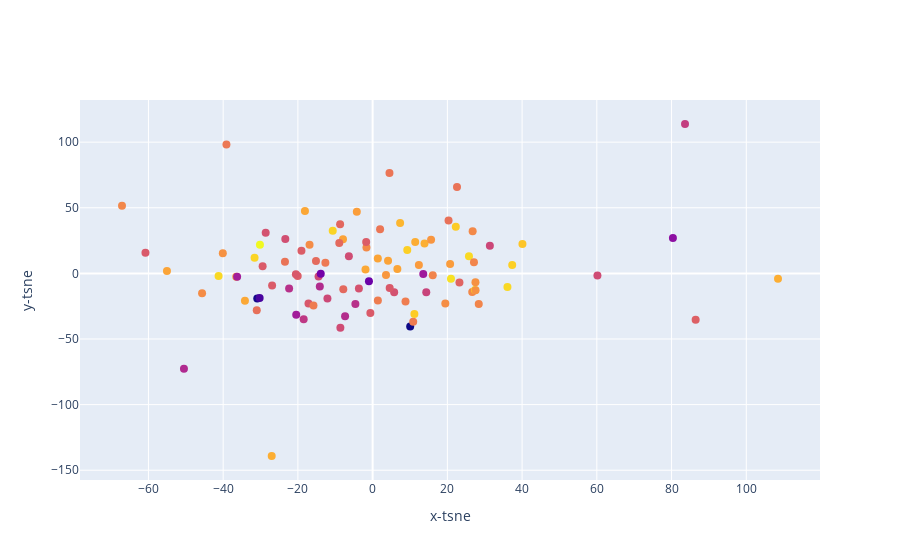

The code cell stored with this chart in its notebook:
### Code cell
plot_pca_scaler("loudness",df)

### Figure 1 — Plotly figure (JSON) as saved in the notebook; plotly's stock layout.template omitted (floating-point values rounded to 4 significant figures)
{"data": [{"marker": {"color": [-3.183, -4.328, -4.757, -6.769, -4.284, -6.842, -6.596, -5.043, -4.961, -8.374, -6.366, -6.428, -5.024, -4.432, -8.795, -4.215, -3.862, -4.868, -4.068, -4.305, -4.915, -4.749, -7.398, -4.035, -6.327, -6.864, -3.374, -7.786, -5.599, -4.581, -5.94, -7.028, -3.094, -3.299, -6.258, -7.733, -11.38, -6.594, -5.595, -5.827, -6.312, -4.068, -3.105, -4.209, -4.502, -6.745, -11.46, -2.921, -5.313, -4.323, -2.396, -9.433, -5.309, -5.002, -5.886, -3.297, -4.661, -6.923, -10.4, -4.282, -6.763, -5.535, -6.054, -5.363, -5.445, -6.166, -9.601, -6.678, -3.181, -5.698, -4.63, -3.37, -6.351, -7.607, -6.288, -3.093, -8.279, -3.515, -6.378, -5.126, -4.2, -3.073, -4.518, -5.883, -5.429, -7.621, -6.237, -5.092, -6.406, -5.098, -7.844, -4.093, -5.516, -5.35, -8.228, -4.761, -5.651, -7.226, -4.902, -6.593], "size": 8}, "mode": "markers", "text": ["Ed Sheeran - Shape of You", "Luis Fonsi - Despacito - Remix", "Luis Fonsi - Despacito (Featuring Daddy Yankee)", "The Chainsmokers - Something Just Like This", "DJ Khaled - I'm the One", "Kendrick Lamar - HUMBLE.", "Kygo - It Ain't Me (with Selena Gomez)", "French Montana - Unforgettable", "Bruno Mars - That's What I Like", "ZAYN - I Don’t Wanna Live Forever (Fifty Shades Darker) - From \"Fifty Shades Darker (Original Motion Picture Soundtrack)\"", "Lil Uzi Vert - XO TOUR Llif3", "The Chainsmokers - Paris", "Zedd - Stay (with Alessia Cara)", "Charlie Puth - Attention", "Future - Mask Off", "Post Malone - Congratulations", "Jason Derulo - Swalla (feat. Nicki Minaj & Ty Dolla $ign)", "Ed Sheeran - Castle on the Hill", "Clean Bandit - Rockabye (feat. Sean Paul & Anne-Marie)", "Imagine Dragons - Believer", "J Balvin - Mi Gente", "Imagine Dragons - Thunder", "James Arthur - Say You Won't Let Go", "Shawn Mendes - There's Nothing Holdin' Me Back", "Danny Ocean - Me Rehúso", "Julia Michaels - Issues", "Ed Sheeran - Galway Girl", "Martin Garrix - Scared to Be Lonely", "The Chainsmokers - Closer", "Clean Bandit - Symphony (feat. Zara Larsson)", "The Weeknd - I Feel It Coming", "The Weeknd - Starboy", "DJ Khaled - Wild Thoughts", "Calvin Harris - Slide", "Dua Lipa - New Rules", "Logic - 1-800-273-8255", "Drake - Passionfruit", "Post Malone - rockstar", "Liam Payne - Strip That Down", "David Guetta - 2U (feat. Justin Bieber)", "Ed Sheeran - Perfect", "Starley - Call On Me - Ryan Riback Extended Remix", "Calvin Harris - Feels", "Jonas Blue - Mama", "Maluma - Felices los 4", "KYLE - iSpy (feat. Lil Yachty)", "Khalid - Location", "Shakira - Chantaje", "Migos - Bad and Boujee (feat. Lil Uzi Vert)", "Camila Cabello - Havana", "Martin Jensen - Solo Dance", "Drake - Fake Love", "DJ Snake - Let Me Love You", "Axwell /\\ Ingrosso - More Than You Know", "Drake - One Dance", "Enrique Iglesias - SUBEME LA RADIO", "Maggie Lindemann - Pretty Girl - Cheat Codes X CADE Remix", "Demi Lovato - Sorry Not Sorry", "Childish Gambino - Redbone", "Bruno Mars - 24K Magic", "Kendrick Lamar - DNA.", "Nicky Jam - El Amante", "Jax Jones - You Don't Know Me - Radio Edit", "Katy Perry - Chained To The Rhythm", "Cheat Codes - No Promises (feat. Demi Lovato)", "Maroon 5 - Don't Wanna Know (feat. Kendrick Lamar)", "Alessia Cara - How Far I'll Go - From \"Moana\"", "Niall Horan - Slow Hands", "Wisin - Escápate Conmigo", "Big Sean - Bounce Back", "Harry Styles - Sign of the Times", "Travis Scott - goosebumps", "Khalid - Young Dumb & Broke", "Martin Garrix - There for You", "Maroon 5 - Cold (feat. Future)", "Marshmello - Silence", "Sam Smith - Too Good At Goodbyes", "Steve Aoki - Just Hold On", "Taylor Swift - Look What You Made Me Do", "Macklemore - Glorious (feat. Skylar Grey)", "Hailee Steinfeld - Starving", "CNCO - Reggaetón Lento (Bailemos)", "AJR - Weak", "Ariana Grande - Side To Side", "Zion & Lennox - Otra Vez (feat. J Balvin)", "Lauv - I Like Me Better", "Martin Garrix - In the Name of Love", "Major Lazer - Cold Water (feat. Justin Bieber & MØ)", "Miley Cyrus - Malibu", "The Vamps - All Night", "Alok - Hear Me Now", "Rita Ora - Your Song", "Chris Jeday - Ahora Dice", "Justin Bieber - Friends (with BloodPop®)", "21 Savage - Bank Account", "Machine Gun Kelly - Bad Things (with Camila Cabello)", "The Chainsmokers - Don't Let Me Down", "Sam Hunt - Body Like A Back Road", "Halsey - Now Or Never", "ZAYN - Dusk Till Dawn - Radio Edit"], "type": "scatter", "x": [-10.68, -7.931, 27.52, 60.16, 1.387, -14.48, -28.62, -67.08, -1.654, 13.55, -60.8, -17.17, 26.65, -4.232, 80.36, -18.12, 7.351, 19.45, -27.01, -55.04, -16.88, -40.1, -18.46, 13.89, -0.6112, -12.1, 22.26, -14.14, 22.58, -36.49, -8.704, 14.35, -41.23, 37.35, -19.05, -7.372, -30.88, 5.763, -23.46, -15.16, -26.91, 108.5, 36.08, -1.912, 20.73, -6.358, 10.05, 20.96, 1.4, 4.123, -30.16, -13.88, 8.8, 26.77, -8.926, 9.272, 15.64, 31.38, -30.24, 6.618, -8.633, 4.506, 23.23, 10.86, -39.13, 86.45, -0.9862, -23.37, -31.6, -31.01, 3.577, 11.18, -29.44, -4.614, -1.729, 27.4, -20.45, 40.09, 4.561, 16.09, -34.17, 25.78, 12.38, -7.854, -12.64, -22.35, -20.06, 27.12, -20.54, 28.4, -50.5, 11.39, 1.995, -15.83, -36.27, 27.55, 20.32, 83.6, -45.65, -3.675], "y": [32.55, 26.03, -6.844, -1.53, 11.42, -2.328, 30.99, 51.61, 19.76, -0.3942, 15.75, -22.98, -14.22, 46.97, 26.9, 47.54, 38.48, -22.97, -139.2, 1.814, 21.73, 15.36, -34.87, 22.77, -30.27, -19.12, 35.48, -9.974, 65.84, -2.503, 37.35, -14.44, -1.948, 6.434, 17.32, -32.64, -19.13, -14.41, 8.917, 9.36, -9.216, -4.004, -10.47, 3.04, 7.074, 13.14, -40.45, -4.0, -20.7, 9.571, 21.81, -0.2483, -21.51, 32.15, 23.22, 17.84, 25.61, 21.02, -18.85, 3.43, -41.35, 76.5, -6.956, -36.78, 98.29, -35.4, -5.907, 26.28, 11.86, -28.14, -1.231, -30.96, 5.456, -23.31, 23.86, -12.57, -31.59, 22.4, -11.11, -1.46, -20.95, 13.13, 6.416, -12.18, 8.108, -11.48, -1.927, 8.453, -0.5921, -23.37, -72.6, 23.97, 33.72, -24.5, -2.563, -12.92, 40.29, 113.8, -15.05, -11.51]}], "layout": {"xaxis": {"title": {"text": "x-tsne"}}, "yaxis": {"title": {"text": "y-tsne"}}}}
